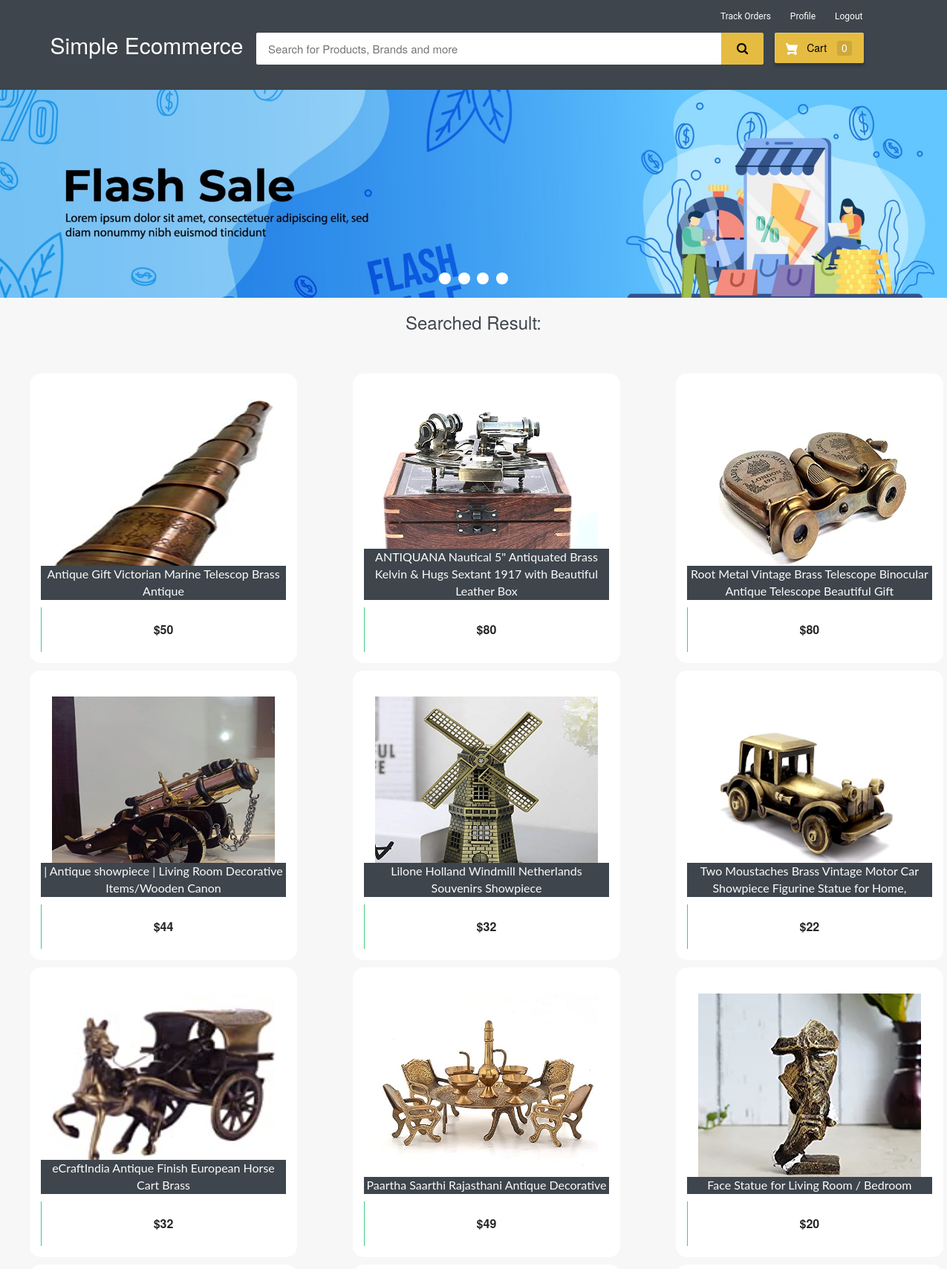
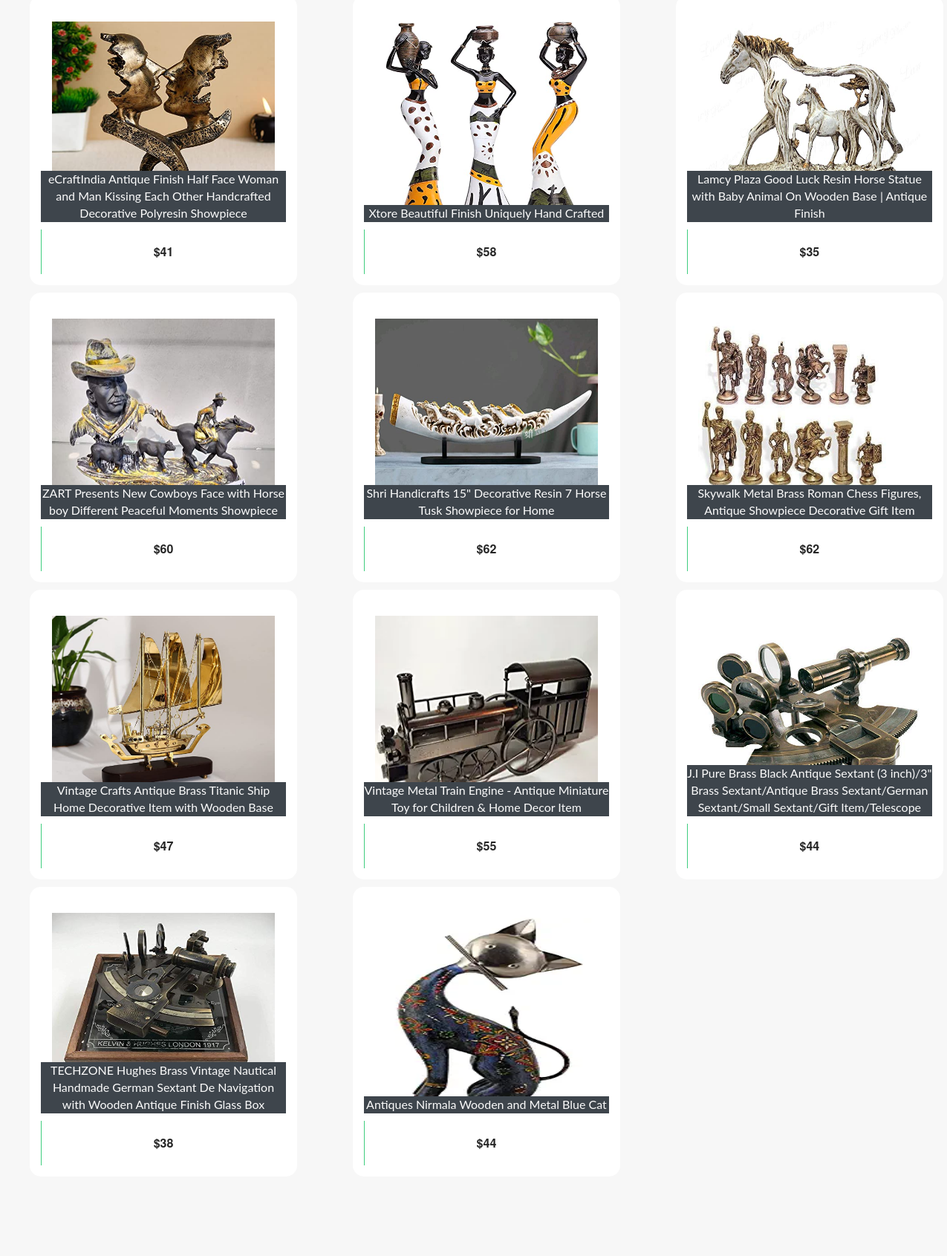
Page /search (signed in, upper part) on the committed database (2 pictures, top to bottom).
### ecom/models.py (models this page shows, shortened)
class Product(models.Model):
    name=models.CharField(max_length=500)
    product_image= models.ImageField(upload_to='product_image/',null=True,blank=True)
    price = models.PositiveIntegerField()
    description=models.CharField(max_length=1000)

### ecom/views.py (the view, shortened to what this page needs)
# urls.py: path('search', views.search_view,name='search'),
def search_view(request):
    query = request.GET.get('query')
    if query is not None:
        products = models.Product.objects.filter(name__icontains=query)
    else:
        products = models.Product.objects.all()
    sort = request.GET.get('sort')
    if sort == 'price_asc':
        products = products.order_by('price')
    elif sort == 'price_desc':
        products = products.order_by('-price')
    if 'product_ids' in request.COOKIES:
        product_ids = request.COOKIES['product_ids']
        counter = product_ids.split('|')
        product_count_in_cart = len(set(counter))
    else:
        product_count_in_cart = 0
    word = "Searched Result:"
    if request.user.is_authenticated:
        return render(request, 'ecom/customer_home.html', {
            'products': products,
            'word': word,
            'product_count_in_cart': product_count_in_cart,
            'sort': sort
        })

### templates/ecom/customer_home.html (shortened to what this page needs)
{% extends 'ecom/customer_base.html' %}
{% load static %}
{% block content %}
<div class="row">
  <div class="col-md-12">
    <div class="slider-container">
      <div class="menu">
        <label for="slide-dot-1"></label>
        <label for="slide-dot-2"></label>
        <label for="slide-dot-3"></label>
        <label for="slide-dot-4"></label>
      </div>
        <div class="slide slide-1"></div>
    </div>
  </div>
</div>
  {%if products%}
  <h3 style="text-align:center; color:#3E454C;">{{word}}</h3>
  <br>
  <div class="row">
      {% for p in products %}
      <div class="column">
      <div class="container page-wrapper" style="width: 450px;">
        <div class="page-inner">
          <div class="row">
            <div class="el-wrapper">
              <div class="box-up">
                <img class="img" src="{% static p.product_image.url %}" alt="product pic" height="300px" width="300px">
                <div class="img-info">
                  <div class="info-inner">
                    <span style="background-color:#3e454c; color:fbfbfb;"class="p-company">{{p.name}}</span>
                  </div>
                </div>
              </div>
              <div class="box-down">
                <a class="cart" href="{% url 'add-to-cart' p.id  %}">
                  <span class="price">${{p.price}}</span>
                  <span class="add-to-cart">
                    <span class="txt"><i class="fa fa-shopping-cart"></i> Add To Cart</span>
                  </span>
                </a>
              </div>
            </div>
          </div>
        </div>
      </div>
      </div>
{% if forloop.counter|divisibleby:"3" %}
    </div>
    <div class="row">
          <br><br><br><br><br>
{% endif %}
  {% endfor %}
</div>
{%else%}
<h3 style="text-align:center; color:#3E454C;">No Search Found</h3>
{%endif%}
<br><br><br>
<br><br><br><br><br><br><br><br><br><br><br><br>
{% endblock content %}

### templates/ecom/customer_base.html (style rules this page uses)
body { background-color: #f7f7f7; }
.menu { cursor: pointer }
.fa { font-size: 23px; width: 60px; text-align: center; text-decoration: none; margin: 5px 2px; border-radius: 50%; }

### rows in the picture
Product: product_image (picture), name "Antique Gift Victorian Marine Telescop Brass Antique", price "50"
Product: product_image (picture), name "ANTIQUANA Nautical 5\" Antiquated Brass Kelvin & Hugs Sextant 1917 with Beautiful Leather Box", price "80"
Product: product_image (picture), name "Root Metal Vintage Brass Telescope Binocular Antique Telescope Beautiful Gift", price "80"
Product: product_image (picture), name "| Antique showpiece | Living Room Decorative Items/Wooden Canon", price "44"
Product: product_image (picture), name "Lilone Holland Windmill Netherlands Souvenirs Showpiece", price "32"
Product: product_image (picture), name "Two Moustaches Brass Vintage Motor Car Showpiece Figurine Statue for Home,", price "22"
Product: product_image (picture), name "eCraftIndia Antique Finish European Horse Cart Brass", price "32"
Product: product_image (picture), name "Paartha Saarthi Rajasthani Antique Decorative", price "49"
Product: product_image (picture), name "Face Statue for Living Room / Bedroom", price "20"
Product: product_image (picture), name "eCraftIndia Antique Finish Half Face Woman and Man Kissing Each Other Handcrafted Decorative Polyresin Showpiece", price "41"
Product: product_image (picture), name "Xtore Beautiful Finish Uniquely Hand Crafted", price "58"
Product: product_image (picture), name "Lamcy Plaza Good Luck Resin Horse Statue with Baby Animal On Wooden Base | Antique Finish", price "35"
Product: product_image (picture), name "ZART Presents New Cowboys Face with Horse boy Different Peaceful Moments Showpiece", price "60"
Product: product_image (picture), name "Shri Handicrafts 15\" Decorative Resin 7 Horse Tusk Showpiece for Home", price "62"
Product: product_image (picture), name "Skywalk Metal Brass Roman Chess Figures, Antique Showpiece Decorative Gift Item", price "62"
Product: product_image (picture), name "Vintage Crafts Antique Brass Titanic Ship Home Decorative Item with Wooden Base", price "47"
Product: product_image (picture), name "Vintage Metal Train Engine - Antique Miniature Toy for Children & Home Decor Item", price "55"
Product: product_image (picture), name "J.I Pure Brass Black Antique Sextant (3 inch)/3\" Brass Sextant/Antique Brass Sextant/German Sextant/Small Sextant/Gift Item/Telescope", price "44"
Product: product_image (picture), name "TECHZONE Hughes Brass Vintage Nautical Handmade German Sextant De Navigation with Wooden Antique Finish Glass Box", price "38"
Product: product_image (picture), name "Antiques Nirmala Wooden and Metal Blue Cat", price "44"

### other values in the picture
{{ product_count_in_cart }} "0"
{{ word }} "Searched Result:"
